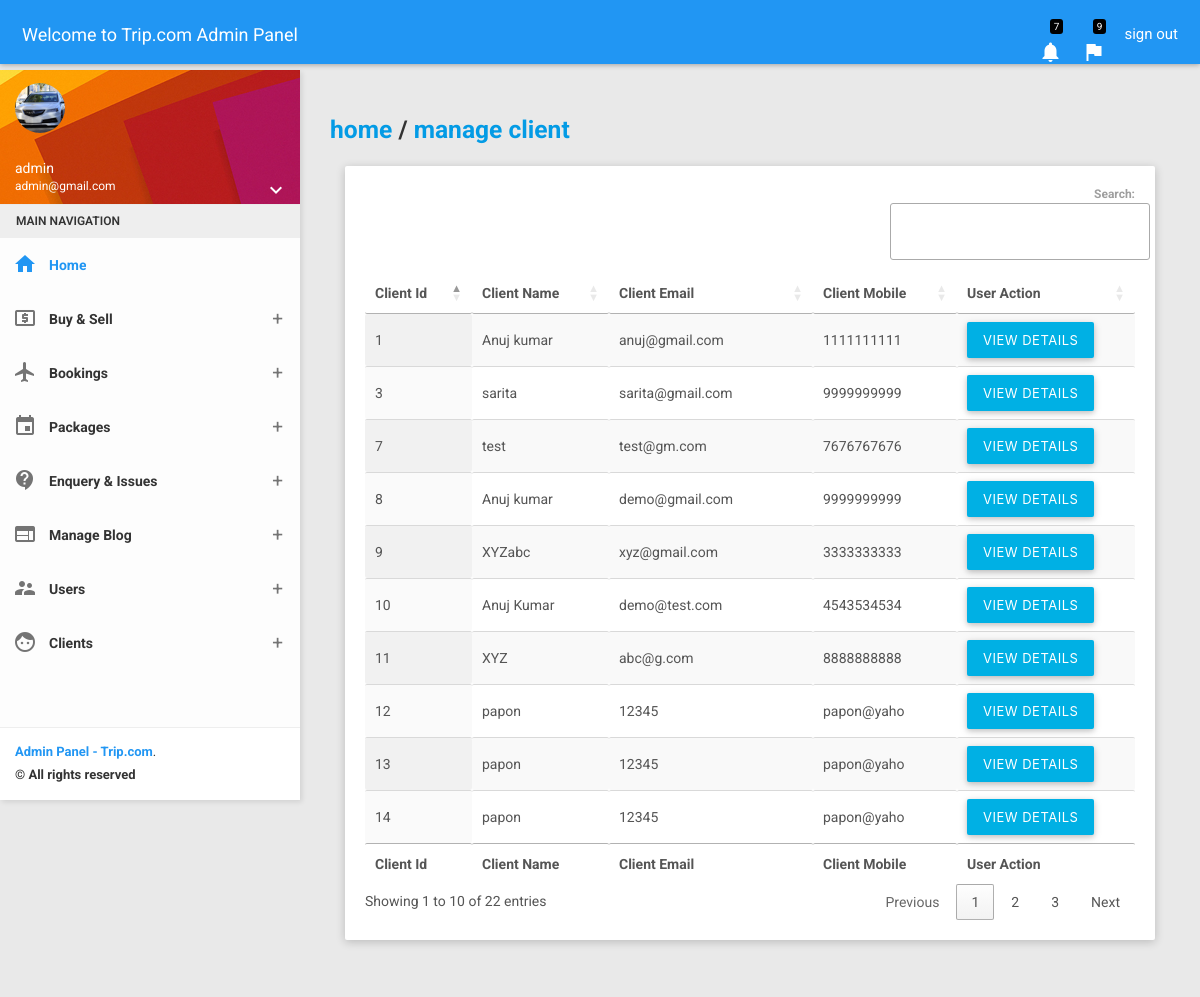
Screenshot of /admin/manage_client.php (signed in) with the database file from the repository.
### tables this page shows
CREATE TABLE `tb_clients` (
  `id` int(11) NOT NULL,
  `FullName` varchar(100) NOT NULL,
  `MobileNumber` char(10) NOT NULL,
  `EmailId` varchar(70) NOT NULL,
  `Password` varchar(100) NOT NULL,
  `image` varchar(100) DEFAULT NULL,
  `RegDate` timestamp NOT NULL DEFAULT CURRENT_TIMESTAMP,
  `UpdationDate` timestamp NOT NULL DEFAULT '0000-00-00 00:00:00' ON UPDATE CURRENT_TIMESTAMP
);

### admin/manage_client.php (the view, shortened to what this page needs)
<?php include('../includes/config.php'); ?>
<?php include('includes/topbar.php'); ?>
    <section>
        <?php include('includes/leftsidebar.php'); ?>
    </section>
    <section class="content">
        <div class="container-fluid">
            <div class="block-header">
                <h5><a href="index.php">home</a> / <a href="manage_client.php">manage client</a></h5>
            </div>
            <div class="row clearfix">
                <div class="col-lg-12 col-md-12 col-sm-12 col-xs-12">
                    <div class="card">
                        <div class="body">
                            <table id="example" class="display nowrap" style="width:100%">
                                <thead>
                                    <tr>
                                        <th>Client Id</th>
                                        <th>Client Name</th>
                                        <th>Client Email</th>
                                        <th>Client Mobile</th>
                                        <th>User Action</th>
                                    </tr>
                                </thead>
                                <tbody>
                                    <?php
                                        $sql = "SELECT * FROM  tb_clients ORDER BY id DESC";
                                        $query = $db_config->query($sql);
                                        while($result = $query->fetch_object()){
                                    ?>
                                <tr>
                                    <td><?php echo $result->id; ?></td>
                                    <td><?php echo $result->FullName; ?></td>
                                    <td><?php echo $result->EmailId; ?></td>
                                    <td><?php echo $result->MobileNumber; ?></td>
                                    <td><a href="client_details.php?id=<?php echo $result->id; ?>"><button class="btn btn-info">VIEW DETAILS</button></a></td>
                                </tr>
                                <?php } ?>
                                </tbody>
                                <tfoot>
                                    <tr>
                                        <th>Client Id</th>
                                        <th>Client Name</th>
                                        <th>Client Email</th>
                                        <th>Client Mobile</th>
                                        <th>User Action</th>
                                    </tr>
                                </tfoot>
                            </table>
                        </div>
                    </div>
                </div>
            </div>
        </div>
    </section>
    <?php include('includes/footer.php'); ?>

### rows the page displays
tb_clients: id "14", FullName "papon", EmailId "12345", MobileNumber "papon@yaho"
tb_clients: id "13", FullName "papon", EmailId "12345", MobileNumber "papon@yaho"
tb_clients: id "12", FullName "papon", EmailId "12345", MobileNumber "papon@yaho"
tb_clients: id "11", FullName "XYZ", EmailId "abc@g.com", MobileNumber "8888888888"
tb_clients: id "10", FullName "Anuj Kumar", EmailId "demo@test.com", MobileNumber "4543534534"
tb_clients: id "9", FullName "XYZabc", EmailId "xyz@gmail.com", MobileNumber "3333333333"
tb_clients: id "8", FullName "Anuj kumar", EmailId "demo@gmail.com", MobileNumber "9999999999"
tb_clients: id "7", FullName "test", EmailId "test@gm.com", MobileNumber "7676767676"
tb_clients: id "3", FullName "sarita", EmailId "sarita@gmail.com", MobileNumber "9999999999"
tb_clients: id "1", FullName "Anuj kumar", EmailId "anuj@gmail.com", MobileNumber "1111111111"

### other values shown
$_SESSION['name'] "admin"
$_SESSION['email'] "admin@gmail.com"
